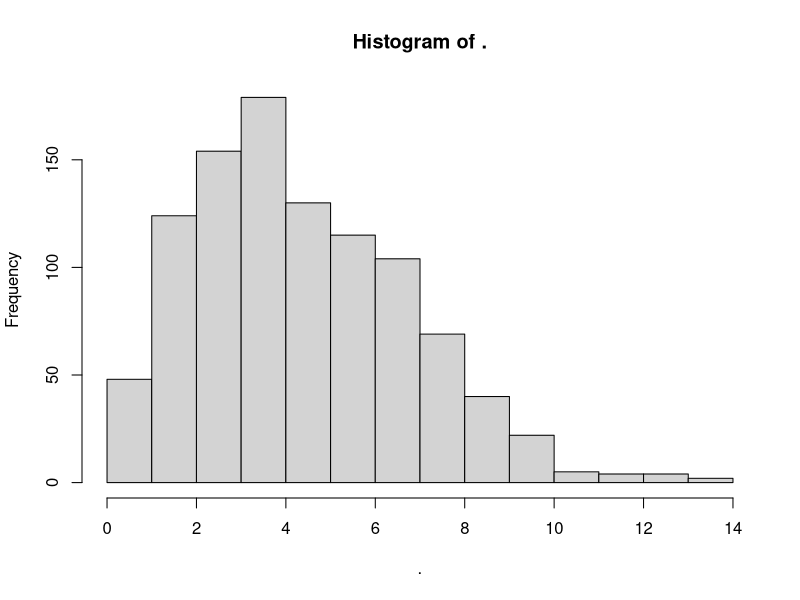

Write R code to recreate this figure.
install.packages(c("ggplot2","dplyr","MASS"))
library("dplyr")
library("ggplot2")
library("MASS")
#data input
corgri = c(5, 1, 10, 3, 4, 3, 6, 4, 5, 2)
#calculate the required stats information
weibull_corgri_stats <- fitdistr(corgri,"weibull")
corgri_w_shape <- weibull_corgri_stats$estimate[1]
corgri_w_scale <- weibull_corgri_stats$estimate[2]
#simulate the weibull distribution
weibull_corgri <- rweibull(n = 1000,shape = corgri_w_shape,scale = corgri_w_scale)
#visualize
weibull_corgri%>%hist()
